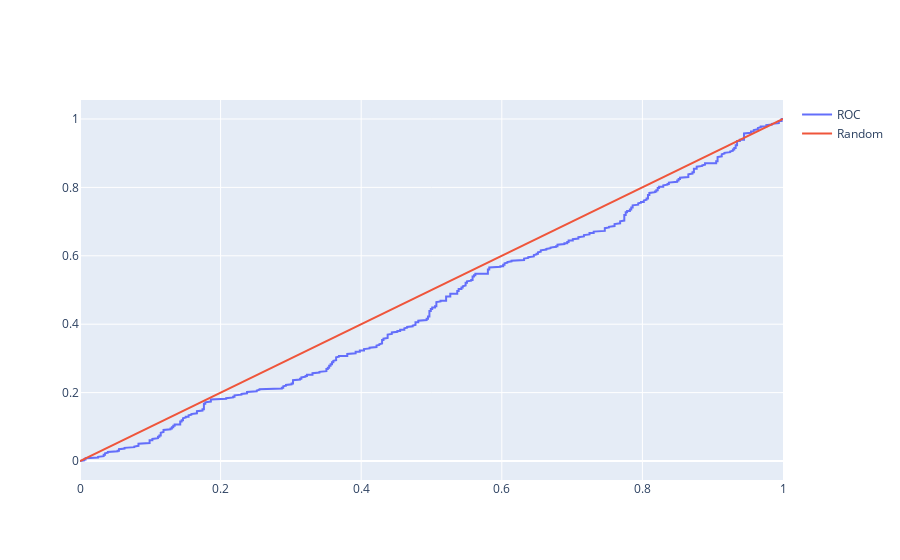

Notebook source saved alongside this figure:
### Code cell
from sklearn.metrics._ranking import _binary_clf_curve
from sklearn import metrics

fps, tps, thresholds = _binary_clf_curve(
    y_true, y_pred, pos_label=1
)

state = BinaryCurveState(thresholds, tps, fps)

# state.plot_roc_curve(plotly=True)

### Figure 1 — Plotly figure (JSON) as saved in the notebook; plotly's stock layout.template omitted (floating-point values rounded to 4 significant figures; data arrays with more than 128 entries replaced by an {"elided": "..."} marker saying what was removed)
{"data": [{"mode": "lines", "name": "ROC", "type": "scatter", "x": {"elided": "518 float values"}, "y": {"elided": "518 float values"}}, {"mode": "lines", "name": "Random", "type": "scatter", "x": [0, 1], "y": [0, 1]}], "layout": {}}
